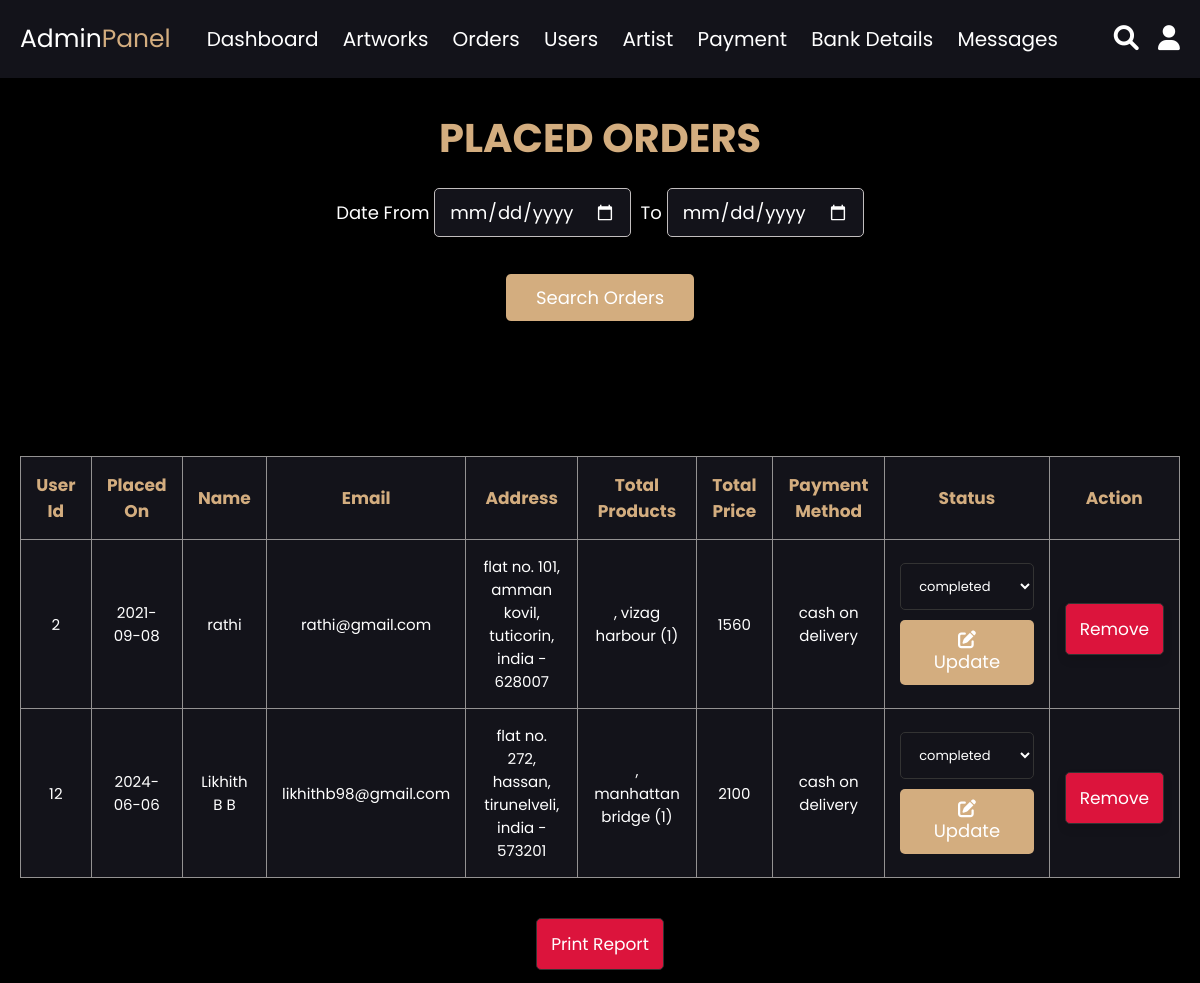
Page /admin_orders.php (signed in) on the committed database.
### tables this page shows
CREATE TABLE `orders` (
  `order_id` int(30) NOT NULL,
  `user_id` int(30) NOT NULL,
  `name` varchar(40) NOT NULL,
  `number` bigint(10) NOT NULL,
  `email` varchar(50) NOT NULL,
  `method` varchar(100) NOT NULL,
  `address` varchar(100) NOT NULL,
  `total_products` varchar(100) NOT NULL,
  `total_price` int(100) NOT NULL,
  `placed_on` date NOT NULL,
  `payment_status` varchar(255) NOT NULL
);

CREATE TABLE `users` (
  `id` int(100) NOT NULL,
  `name` varchar(100) NOT NULL,
  `email` varchar(100) NOT NULL,
  `password` varchar(100) NOT NULL,
  `user_type` varchar(20) NOT NULL,
  `placed_on` date NOT NULL,
  `contact` varchar(13) DEFAULT NULL,
  `class_cost` varchar(5) DEFAULT NULL
);

### admin_orders.php (the view, shortened to what this page needs)
<?php
include 'connection.php';
?>
<html>
<head>
</head>
<body style="background-color: black">
<?php include 'admin_header.php'; ?>
<section id="remove" class="orders">
   <h1 class="title">placed orders</h1>
   <center>
   <form action="search_orders.php" method="post">
      <label>Date From <input type="date" name="startDate">&nbsp;</label>
      <label>To <input type="date" name = "endDate"><br><br></label>
      <p><input type="submit" name="search" class="btn" value="search orders"></p><br><br><br>
   </form>
</center>
</section>
<section class="user-table">
   <table>
      <thead>
         <th>user id</th>
         <th>placed on</th>
         <th>name</th>
         <th>email</th>
         <th>address</th>
         <th>total products</th>
         <th>total price</th>
         <th>payment method</th>
         <th>status</th>
         <th id="remove">action</th>
      </thead>
      <tbody>
         <?php
            $result = mysqli_query($conn, "SELECT * FROM `orders` INNER JOIN users ON orders.user_id=users.id");
            if(mysqli_num_rows($result) > 0){
               while($row = mysqli_fetch_assoc($result)){
         ?>
         <tr>
            <td><?php echo $row['user_id']; ?></td>
            <td><?php echo $row['placed_on']; ?></td>
            <td><?php echo $row['name']; ?></td>
            <td><?php echo $row['email']; ?></td>
            <td><?php echo $row['address']; ?></td>
            <td><?php echo $row['total_products']; ?></td>
            <td><?php echo $row['total_price']; ?></td>
            <td><?php echo $row['method']; ?></td>
            <td>
            <form action="" method="post">
            <select name="update_payment">
               <option value="" selected disabled><?php echo $row['payment_status']; ?></option>
            </select>
            <button type="submit" name="update_order" class="btn"><i class="fas fa-edit"></i>update<button>
               </form>
            </td>
            <td id="remove">
               <a href="admin_orders.php?delete=<?php echo $row['id']; ?>" class="btnn" onclick="return confirm('remove this order?');"> remove</a>
            </td>
         </tr>
         <?php
            };
            }else{
               echo '<p class="empty">no orders placed yet!</p>';
            };
         ?>
      </tbody>
   </table>
</section>
<center><button onclick="window.print()" class="btnn">print report</button></center>
</body>
</html>

### admin_css.css (style rules this page uses)
* { font-family: 'Poppins', sans-serif; margin:0; padding:0; box-sizing: border-box; outline: none; border:none; text-decoration: none; transition:all .2s linear; }
label { font-size:1.8rem; color:#fff; }
html { font-size: 62.5%; overflow-x: hidden; }
body { background-color: #13131a; }
section { padding:3rem 2rem; }
.title { text-align: center; margin-bottom: 2rem; text-transform: uppercase; color: #d3ad7f; font-size: 4rem; }
.user-table table { width: 100%; text-align: center; border:.1rem solid #949292; border-collapse: collapse; }
.user-table table thead th { padding:1.5rem; font-size: 5rem; background-color: #13131a; color:#d3ad7f; text-transform: capitalize; border:.1rem solid #949292; }
.user-table table td { padding:1.5rem; font-size: 2.5rem; color:#fff; background-color: #13131a; border:.1rem solid #949292; }
.btnn, .update-btn { margin-top: 1rem; display: inline-block; padding:.9rem 3rem; font-size: 1.7rem; color:#fff; text-transform: capitalize; background: #dc143c; cursor: pointer; border:.1rem solid #333; box-shadow: 0 .5rem 1rem rgba(0,0,0,.1); border-radius: .5rem; padding:1.2rem 1.4rem; }
.btn, .option-btn, .delete-btn, .white-btn { display: inline-block; margin-top: 1rem; padding:1rem 3rem; cursor: pointer; color:#fff; font-size: 1.8rem; border-radius: .5rem; text-transform: capitalize; }
.white-btn, .btn { background-color: #d3ad7f;; }
.user-table table td form select { border-radius: .5rem; width: 100%; background-color: #13131a; border:.1rem solid #333; padding:1.2rem 1.4rem; font-size: 1.3rem; color: #fff; }
.orders input[type="date"] { background-color:#13131a; color: #fff; width: 17%; height: 5%; border:.1rem solid rgb(194, 190, 190); box-shadow: 0 .5rem 1rem rgba(0,0,0,.1); border-radius: .5rem; padding:1.2rem 1.4rem; font-size: 1.8rem; }
.user-table table { width: 100%; text-align: center; }
.user-table table thead th { padding:1.5rem; font-size: 1.7rem; background-color: #13131a; color:#d3ad7f; text-transform: capitalize; }
.user-table table td { font-size: 1.5rem; color:#fff; background-color: #13131a; }

### css.css (style rules this page uses)
.orders input[type="date"] { background-color:#13131a; color: #fff; width: 17%; height: 5%; border:.1rem solid rgb(194, 190, 190); box-shadow: 0 .5rem 1rem rgba(0,0,0,.1); border-radius: .5rem; padding:1.2rem 1.4rem; font-size: 1.8rem; }
label { font-size:1.8rem; color:#fff; }

### rows in the picture
orders: user "2", user.placed_on "2021-09-08", user.name "rathi", user.email "rathi@gmail.com", address "flat no. 101, amman kovil, tuticorin, india - 628007", total_products ", vizag harbour (1)", total_price "1560", method "cash on delivery", update_payment "completed"
orders: user "12", user.placed_on "2024-06-06", user.name "Likhith B B", user.email "likhithb98@gmail.com", address "flat no. 272, hassan, tirunelveli, india - 573201", total_products ", manhattan bridge (1)", total_price "2100", method "cash on delivery", update_payment "completed"
